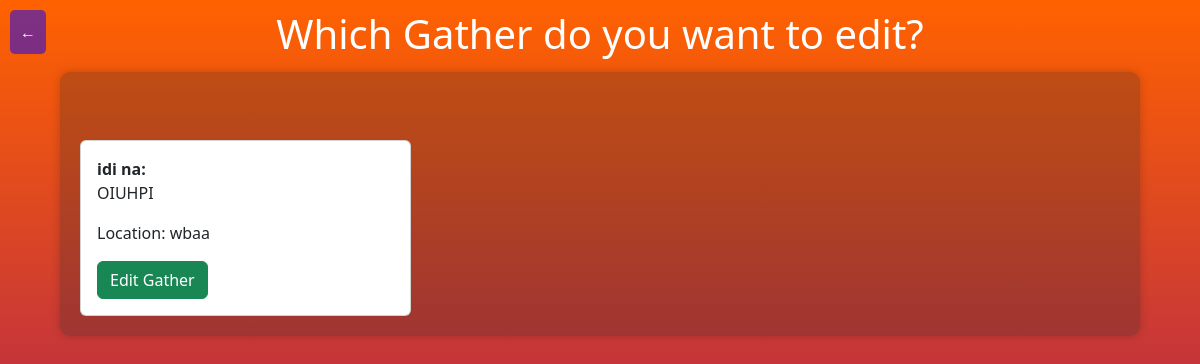
/showowngather (signed in), run on an earlier commit of the app's database.
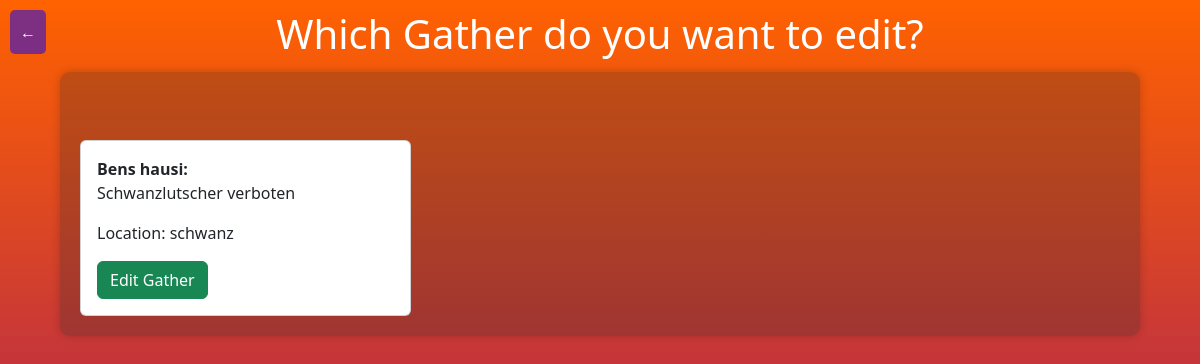
And on a later commit of the database.
### website/models.py (models this page shows)
class Gather(db.Model, UserMixin):
    id = db.Column(db.Integer, primary_key = True)
    name = db.Column(db.String(150))
    description = db.Column(db.String(1000))
    location = db.Column(db.String(1000))
    Date = db.Column(db.Date)
    Time = db.Column(db.Time)
    createdAt = db.Column(db.DateTime(),default=datetime.utcnow)
    user_id = db.Column(db.Integer, db.ForeignKey('user.id'))
    Host = db.Column(db.String(20))
    users = db.relationship('User', secondary=user_gather_association, back_populates='Gathers')
    markers = db.relationship('Marker', back_populates='gather')

### website/gather.py (the view)
@gather.route("/showowngather", methods=['GET', 'POST'])
def ownGather():
    user_id = current_user.id
    gathers = Gather.query.filter_by(user_id=user_id).order_by(Gather.id).all()
    return render_template('manageGather.html', Gathers=gathers)

### website/__init__.py (called while the page is built)
def create_app():
    app = Flask(__name__)
    app.config['SECRET_KEY'] = 'napusi se kurca'
    app.config['SQLALCHEMY_DATABASE_URI'] = f'sqlite:///{DB_NAME}'
    db.init_app(app)
    from .views import views
    from .auth import auth
    from .gather import gather
    app.register_blueprint(views, url_prefix='/')
    app.register_blueprint(auth, url_prefix='/')
    app.register_blueprint(gather,url_prefix='/')
    from .models import User
    with app.app_context():
        db.create_all()
    login_manager = LoginManager()
    login_manager.login_view = 'auth.login'
    login_manager.init_app(app)
    @login_manager.user_loader
    def load_user(id):
        return User.query.get(int(id))
    return app

### website/templates/manageGather.html (shortened to what this page needs)
<!DOCTYPE html>
<html lang="en">
<head>
    <link href="https://cdn.jsdelivr.net/npm/bootstrap@5.3.2/dist/css/bootstrap.min.css" rel="stylesheet">
</head>
<body>
    <a href="/explore" class="btn btn-primary back-button">&#8592;</a>
    <header>
        <h1>Which Gather do you want to edit?</h1>
    </header>
    <div class="container">
        {% for Gather in Gathers %}
            {% if Gather.user_id == current_user.id %}
                {% if loop.index % 3 == 1 %}
                    <div class="row mt-5">
                {% endif %}
                <div class="col-md-4">
                    <div class="card">
                        <div class="card-body">
                            <b>{{ Gather.name }}:</b>
                            <p>{{ Gather.description }}</p>
                            <p>Location: {{ Gather.location }}</p>
                            <form action="/editGather" method="POST">
                                <button type="submit" class="btn btn-success">Edit Gather</button>
                            </form>
                        </div>
                    </div>
                </div>
                {% if loop.index % 3 == 0 or loop.last %}
                    </div>
                {% endif %}
            {% endif %}
        {% endfor %}
    </div>
</body>
</html>

What changed in the data, as far as the page shows it:
changed Gather: name "idi na" → "Bens hausi"; description "OIUHPI" → "Schwanzlutscher verboten"; location "wbaa" → "schwanz"
